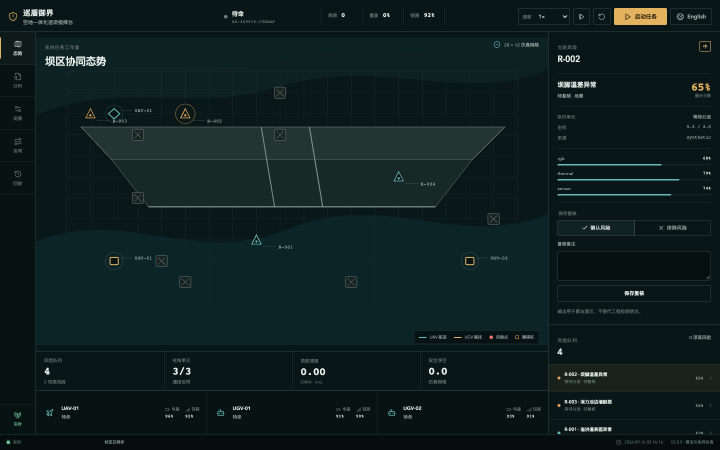
#> input picture data/console-overview.png, 1440 x 900 px (shown at 1/2 size)
$ python -i analysis.py   (imports and definitions only)   (older library calls are emulated)
#> lines starting #> are read from the running program, lines starting #| are printed output that depends on the picture; after the words box and inside, x2 and y2 are one past the last pixel; in counts of white or black regions, pixels touching at a corner belong together
#> further down, picture is the input picture: shape (900, 1440, 3); mean B, G, R 31.2, 30.6, 14.7
from __future__ import annotations

import csv
import math
from datetime import datetime
from pathlib import Path
from typing import Any, Callable

import cv2
import numpy as np


class AnalysisError(ValueError):
    # [4 lines left out: function __init__, not called in this run]


def clamp(value: float, low: float = 0.0, high: float = 1.0) -> float:
    return max(low, min(high, value))


def risk_level(score: float) -> str:
    return "high" if score >= 0.70 else "medium" if score >= 0.45 else "low"


def _resize(image: np.ndarray, limit: int = 1600) -> np.ndarray:
#> called with limit = 1600
    height, width = image.shape[:2]
#> height = 900; width = 1440
    scale = min(1.0, limit / max(height, width))
#> scale = 1
    return cv2.resize(image, (round(width * scale), round(height * scale)), interpolation=cv2.INTER_AREA) if scale < 1 else image


def _image_features(image: np.ndarray) -> tuple[dict[str, Any], np.ndarray]:
    if image is None or image.size == 0:
        raise AnalysisError("IMAGE_DECODE_FAILED", "Image could not be decoded.")
    image = _resize(image)
    gray = cv2.cvtColor(image, cv2.COLOR_BGR2GRAY)
    clahe = cv2.createCLAHE(clipLimit=2.2, tileGridSize=(8, 8)).apply(gray)
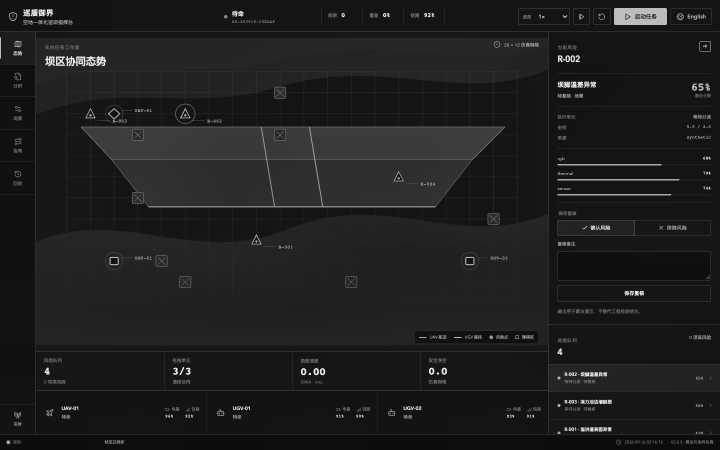
#> clahe: shape (900, 1440) (shown at 1/2 size); min 6, max 240, mean 30.5
    contrast = float(np.std(clahe) / 64)
#> contrast = 0.361
    brightness = float(np.mean(gray) / 255)
#> brightness = 0.102
    exposure = clamp(1 - abs(brightness - 0.5) * 2)
#> exposure = 0.203
    blur_variance = float(cv2.Laplacian(gray, cv2.CV_64F).var())
#> blur_variance = 1097.6
    sharpness = clamp(math.log1p(blur_variance) / 7)
#> sharpness = 1
    median = float(np.median(clahe))
#> median = 22
    lower = int(max(0, 0.66 * median))
#> lower = 14
    upper = int(min(255, max(lower + 20, 1.33 * median)))
#> upper = 34
    edges = cv2.Canny(clahe, lower, upper)
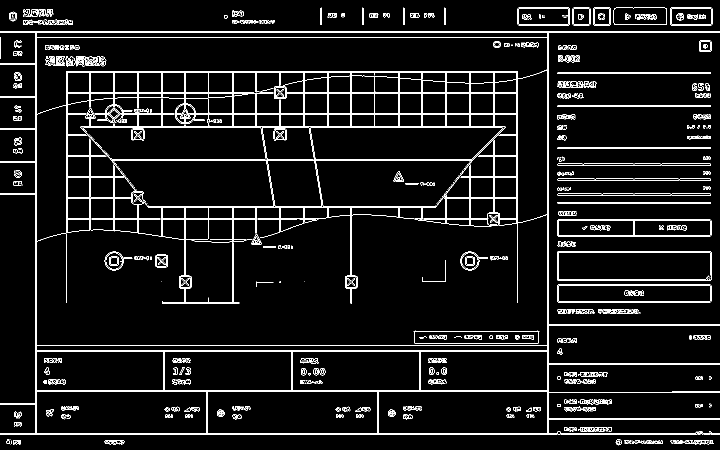
#> edges: shape (900, 1440) (shown at 1/2 size); 5.8% white in thin lines or dots
    sobel_x = cv2.Sobel(clahe, cv2.CV_32F, 1, 0, ksize=3)
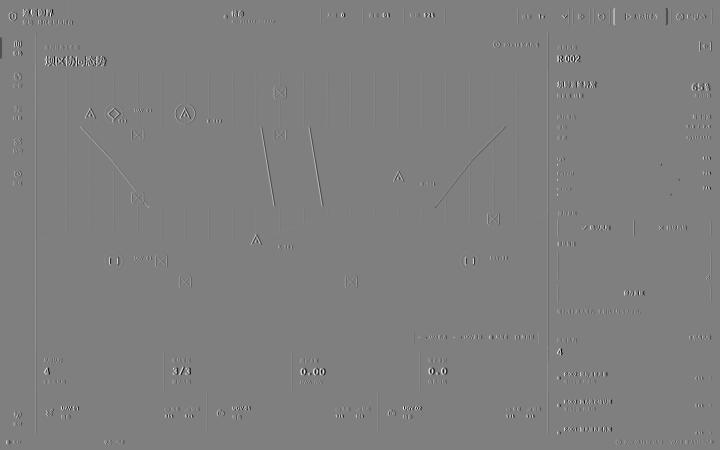
#> sobel_x: shape (900, 1440) float32 (shown at 1/2 size); min -888, max 888, mean 0; drawn with min black and max white
    sobel_y = cv2.Sobel(clahe, cv2.CV_32F, 0, 1, ksize=3)
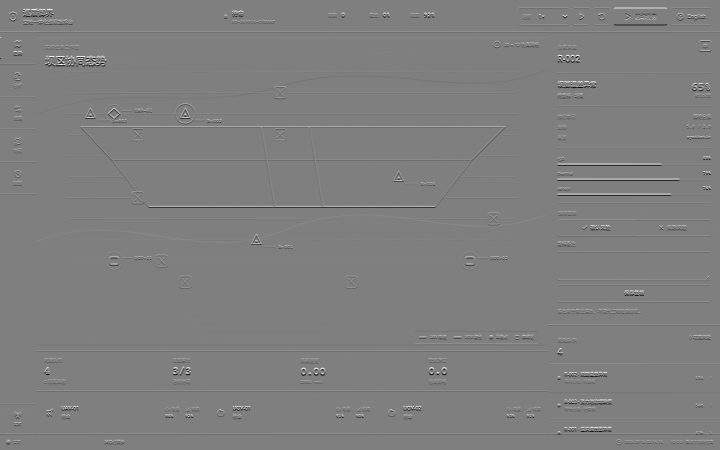
#> sobel_y: shape (900, 1440) float32 (shown at 1/2 size); min -888, max 888, mean -0.1; drawn with min black and max white
    gradient = cv2.magnitude(sobel_x, sobel_y)
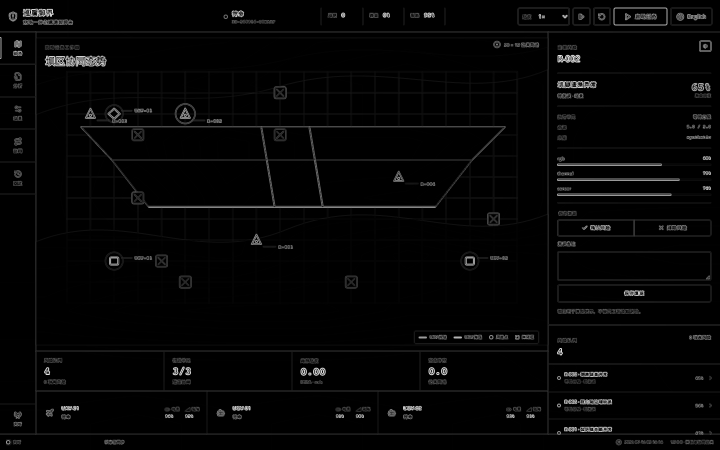
#> gradient: shape (900, 1440) float32 (shown at 1/2 size); min 0, max 978.9, mean 21.4; drawn with min black and max white
    edge_density = float(np.count_nonzero(edges) / edges.size)
#> edge_density = 0.0576
    kernel = cv2.getStructuringElement(cv2.MORPH_ELLIPSE, (5, 3))
    linked = cv2.morphologyEx(edges, cv2.MORPH_CLOSE, kernel, iterations=2)
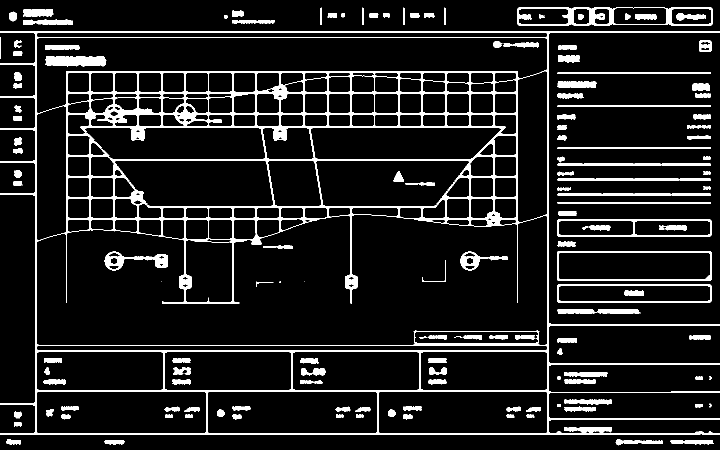
#> linked: shape (900, 1440) (shown at 1/2 size); 10.1% white; 143 white regions (3 under 20 px)
    contours, _ = cv2.findContours(linked, cv2.RETR_EXTERNAL, cv2.CHAIN_APPROX_SIMPLE)
#> contours = 80 contours, 2 with area under 20; largest, box (x1, y1, x2, y2) and area: (0, 62, 1440, 870) 834692, (1114, 502, 1423, 562) 18164, (1035, 15, 1425, 51) 13367, (1114, 569, 1423, 605) 10772, (1114, 439, 1423, 473) 10156
    image_area = image.shape[0] * image.shape[1]
#> image_area = 1296000
    regions = []
    for contour in contours:
        area = float(cv2.contourArea(contour))
        if area < image_area * 0.00015 or area > image_area * 0.12:
            continue
        x, y, width, height = cv2.boundingRect(contour)
        major = max(width, height)
        minor = max(1, min(width, height))
        linearity = clamp((major / minor - 1) / 14)
        local_gradient = float(np.mean(gradient[y:y + height, x:x + width]) / 255) if width and height else 0
        area_ratio = area / image_area
        region_score = clamp(0.45 * linearity + 0.35 * clamp(local_gradient) + 0.20 * clamp(area_ratio * 80))
        regions.append(
            {
                "bbox": [int(x), int(y), int(width), int(height)],
                "area": round(area, 1),
                "area_ratio": round(area_ratio, 6),
                "linearity": round(linearity, 4),
                "score": round(region_score, 4),
            }
        )
#> this loop made 80 passes
#> area on passes 5, 6, 8, 13, 17, 28, 29, 30, 32, 33, 34, 36: 93.5, 140, 72, 73, 78, 103.5, 57, 130.5, 64, 139, 151.5, 73
#> (contour, area) on passes 9, 14: ([[1115, 808], [1115, 813], [1120, 813], [1120, 808]], 25), ([[1115, 753], [1115, 758], [1120, 758], [1120, 753]], 25)
#> after the loop, regions = 40 items
    regions.sort(key=lambda item: item["score"], reverse=True)
    regions = regions[:12]
#> regions = 12 items
    region_signal = float(np.mean([region["score"] for region in regions[:5]])) if regions else 0
#> region_signal = 0.755
    quality = clamp(0.35 * clamp(contrast) + 0.35 * sharpness + 0.30 * exposure)
#> quality = 0.537
    score = clamp(0.35 * clamp(edge_density * 8) + 0.35 * region_signal + 0.30 * clamp(float(np.mean(gradient)) / 80))
#> score = 0.506
    features = {
        "quality": round(quality, 4),
        "contrast": round(contrast, 4),
        "brightness": round(brightness, 4),
        "sharpness": round(sharpness, 4),
        "edge_density": round(edge_density, 5),
        "region_count": len(regions),
        "regions": regions,
        "score": round(score, 4),
        "level": risk_level(score),
        "explanation_codes": [code for condition, code in ((edge_density > 0.12, "DENSE_EDGES"), (region_signal > 0.55, "LINEAR_REGIONS"), (quality < 0.4, "LOW_IMAGE_QUALITY")) if condition] or ["NO_STRONG_SURFACE_SIGNAL"],
    }
    return features, image


# [251 lines left out: functions _annotate, analyze_rgb, _numeric_matrix, analyze_thermal, _parse_timestamp, analyze_sensor and 3 more, not called in this run]

>>> import cv2
>>> picture = cv2.imread('../data/console-overview.png')
>>> result = _image_features(picture)
